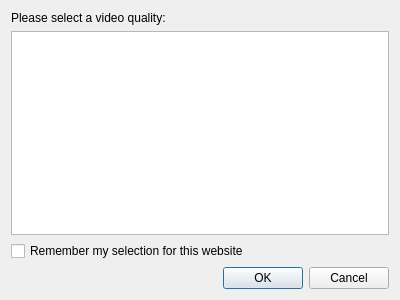
<?xml version="1.0" encoding="UTF-8"?>
<ui version="4.0">
 <class>SelectionDialog</class>
 <widget class="QDialog" name="SelectionDialog">
  <property name="geometry">
   <rect>
    <x>0</x>
    <y>0</y>
    <width>400</width>
    <height>300</height>
   </rect>
  </property>
  <property name="windowTitle">
   <string>Dialog</string>
  </property>
  <layout class="QVBoxLayout" name="verticalLayout">
   <item>
    <widget class="QLabel" name="label">
     <property name="text">
      <string>Please select a video quality:</string>
     </property>
    </widget>
   </item>
   <item>
    <widget class="QListWidget" name="listWidget"/>
   </item>
   <item>
    <widget class="QCheckBox" name="rememberCheckBox">
     <property name="text">
      <string>Remember my selection for this website</string>
     </property>
    </widget>
   </item>
   <item>
    <widget class="QDialogButtonBox" name="buttonBox">
     <property name="orientation">
      <enum>Qt::Horizontal</enum>
     </property>
     <property name="standardButtons">
      <set>QDialogButtonBox::Cancel|QDialogButtonBox::Ok</set>
     </property>
    </widget>
   </item>
  </layout>
 </widget>
 <resources/>
 <connections>
  <connection>
   <sender>buttonBox</sender>
   <signal>accepted()</signal>
   <receiver>SelectionDialog</receiver>
   <slot>accept()</slot>
   <hints>
    <hint type="sourcelabel">
     <x>248</x>
     <y>254</y>
    </hint>
    <hint type="destinationlabel">
     <x>157</x>
     <y>274</y>
    </hint>
   </hints>
  </connection>
  <connection>
   <sender>buttonBox</sender>
   <signal>rejected()</signal>
   <receiver>SelectionDialog</receiver>
   <slot>reject()</slot>
   <hints>
    <hint type="sourcelabel">
     <x>316</x>
     <y>260</y>
    </hint>
    <hint type="destinationlabel">
     <x>286</x>
     <y>274</y>
    </hint>
   </hints>
  </connection>
  <connection>
   <sender>listWidget</sender>
   <signal>itemDoubleClicked(QListWidgetItem*)</signal>
   <receiver>SelectionDialog</receiver>
   <slot>accept()</slot>
   <hints>
    <hint type="sourcelabel">
     <x>199</x>
     <y>129</y>
    </hint>
    <hint type="destinationlabel">
     <x>199</x>
     <y>149</y>
    </hint>
   </hints>
  </connection>
 </connections>
</ui>
